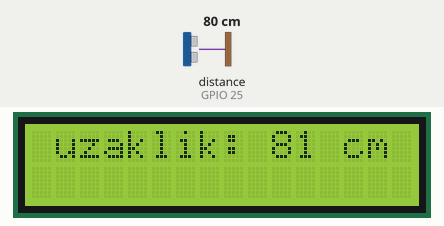
The program below on a simulated ESP32. Shown: 16×2 character LCD. The inputs (shaded band) are chosen by the test bench; at power-on: distance to the obstacle (sensor on GPIO 25) 80 cm. The echo pulse lasts 58.3 µs per cm; WiFi joins after 1.5 s; servers stay silent unless stated; what the program prints to the serial monitor is not drawn.

Above: at 2.7 s.
2.8 s: distance to the obstacle (sensor on GPIO 25) set to 2 cm
At 4.4 s:
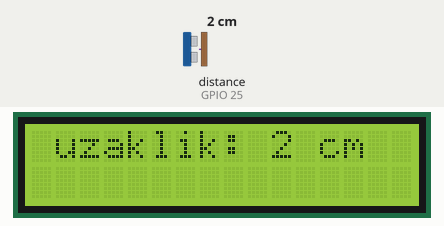
5.2 s: distance to the obstacle (sensor on GPIO 25) set to 4 cm
At 6.9 s:
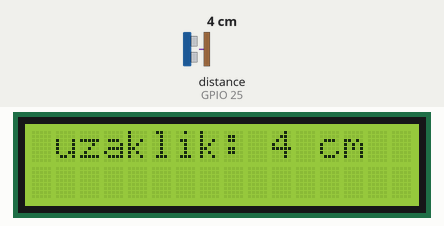
7.2 s: distance to the obstacle (sensor on GPIO 25) set to 9 cm
At 8.7 s:
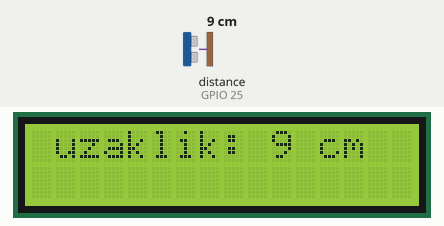
Timing chart, 0 to 10.2 s (numbered marks = the images above; inputs shaded):
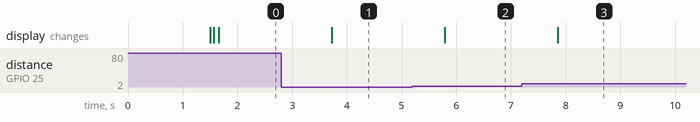

The program:

main.cpp
```cpp
#include <NewPing.h>
#include <Wire.h>
#include <LiquidCrystal_I2C.h>
#include <Arduino.h>
#ifdef ESP32
#include <WiFi.h>
#include <AsyncTCP.h>
#elif defined(ESP8266)
#include <ESP8266WiFi.h>
#include <ESPAsyncTCP.h>
#endif
#include <ESPAsyncWebServer.h>
#include <stdio.h>
#include <stdlib.h>

// 5v - ground olarak 12nin yanındaki pini kullan

#define TRIGGER_PIN 26
#define ECHO_PIN 25
#define MAX_DISTANCE 500

NewPing sonar(TRIGGER_PIN, ECHO_PIN, MAX_DISTANCE);
LiquidCrystal_I2C lcd(0x27, 16, 2);

AsyncWebServer server(80);

const char *ssid = "telefon";
const char *password = "123456789";

void not_found(AsyncWebServerRequest *request)
{
  request->send(404, "text/plain", "Not found");
}

// HTML sayfası
const char index_html[] PROGMEM = R"rawliteral(
<!DOCTYPE HTML><html>
<head>
  <title>Sonar Ping Data</title>
  <script>
    function fetchSonarData() {
      fetch('/sonar')
        .then(response => response.text())
        .then(data => {
          document.getElementById('sonarData').innerText = data + ' cm';
        });
    }
    window.onload = function() {
      fetchSonarData();
      setInterval(fetchSonarData, 2000);
    }
  </script>
</head>
<body>
  <h1>Sonar Ping Data</h1>
  <p>Distance: <span id="sonarData">Loading...</span></p>
</body>
</html>
)rawliteral";

int sonarPing = 0;

void setup()
{
  Serial.begin(115200);

  Serial.print("Connecting to ");
  Serial.print(ssid);

  WiFi.mode(WIFI_STA);
  WiFi.begin(ssid, password);

  while (WiFi.waitForConnectResult() != WL_CONNECTED)
  {
    Serial.printf("WiFi Failed!\n");
    return;
  }

  Serial.println("Wifi connected, IP address: ");
  Serial.println(WiFi.localIP());

  server.on("/", HTTP_GET, [](AsyncWebServerRequest *request)
            { request->send_P(200, "text/html", index_html); });

  server.on("/sonar", HTTP_GET, [](AsyncWebServerRequest *request)
            {
    String sonarData = String(sonarPing);
    request->send(200, "text/plain", sonarData); });

  server.onNotFound(not_found);
  server.begin();

  lcd.init();
  lcd.backlight();
}

static int state = 0;
void distanceSensor()
{
  delay(50);

  sonarPing = sonar.ping_cm();

  if (sonar.ping_cm() < 10)
  {
    if (state == 1 || state == 2)
    {
      lcd.clear();
    }

    state = 0;
    lcd.setCursor(1, 0);
    lcd.print("uzaklik:");
    lcd.setCursor(10, 0);
    lcd.print(sonar.ping_cm());
    lcd.setCursor(12, 0);
    lcd.print("cm");
  }

  else if (sonar.ping() >= 10 && sonar.ping_cm() < 100)
  {
    if (state == 0 || state == 2)
    {
      lcd.clear();
    }

    state = 1;
    lcd.setCursor(1, 0);
    lcd.print("uzaklik:");
    lcd.setCursor(10, 0);
    lcd.print(sonar.ping_cm());
    lcd.setCursor(13, 0);
    lcd.print("cm");
  }

  else if (sonar.ping_cm() >= 100)
  {
    if (state == 0 || state == 1)
    {
      lcd.clear();
    }

    state = 2;
    lcd.setCursor(1, 0);
    lcd.print("uzaklik:");
    lcd.setCursor(10, 0);
    lcd.print(sonar.ping_cm());
    lcd.setCursor(14, 0);
    lcd.print("cm");
  }
  delay(2000);
}
void loop()
{
  distanceSensor();
}
```

Measured:
- after the input at 2.8 s, the display: changes after 0.93 s (image 1)
- after the input at 5.2 s, the display: changes after 0.59 s (image 2)
- after the input at 7.2 s, the display: changes after 0.66 s (image 3)
